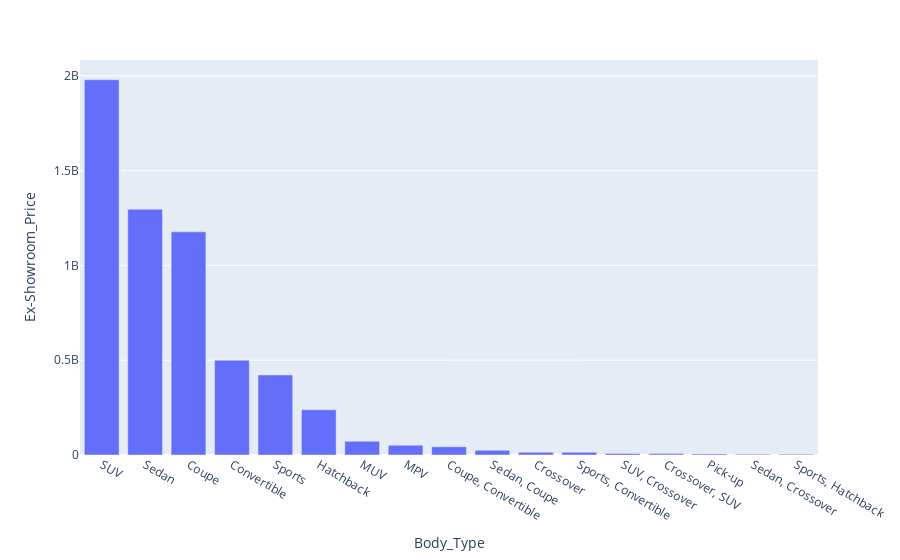

Source (notebook cell):
### Code cell
PriceByType = df.groupby('Body_Type').sum().sort_values('Ex-Showroom_Price', ascending=False)
PriceByType = PriceByType.reset_index()
px.bar(x='Body_Type', y ="Ex-Showroom_Price", data_frame=PriceByType)

### Figure 1 — Plotly figure (JSON) as saved in the notebook; plotly's stock layout.template omitted (floating-point values rounded to 4 significant figures)
{"data": [{"alignmentgroup": "True", "hovertemplate": "Body_Type=%{x}<br>Ex-Showroom_Price=%{y}<extra></extra>", "legendgroup": "", "marker": {"color": "#636efa", "pattern": {"shape": ""}}, "name": "", "offsetgroup": "", "orientation": "v", "showlegend": false, "textposition": "auto", "type": "bar", "x": ["SUV", "Sedan", "Coupe", "Convertible", "Sports", "Hatchback", "MUV", "MPV", "Coupe, Convertible", "Sedan, Coupe", "Crossover", "Sports, Convertible", "SUV, Crossover", "Crossover, SUV", "Pick-up", "Sedan, Crossover", "Sports, Hatchback"], "xaxis": "x", "y": [1979462574, 1296356384, 1177281123, 500407419, 422198334, 238559510, 72545582, 51335475, 43367500, 24534000, 14667347, 14380000, 8500000, 7350000, 5460596, 4426500, 4350000], "yaxis": "y"}], "layout": {"barmode": "relative", "legend": {"tracegroupgap": 0}, "margin": {"t": 60}, "xaxis": {"anchor": "y", "domain": [0, 1], "title": {"text": "Body_Type"}}, "yaxis": {"anchor": "x", "domain": [0, 1], "title": {"text": "Ex-Showroom_Price"}}}}
